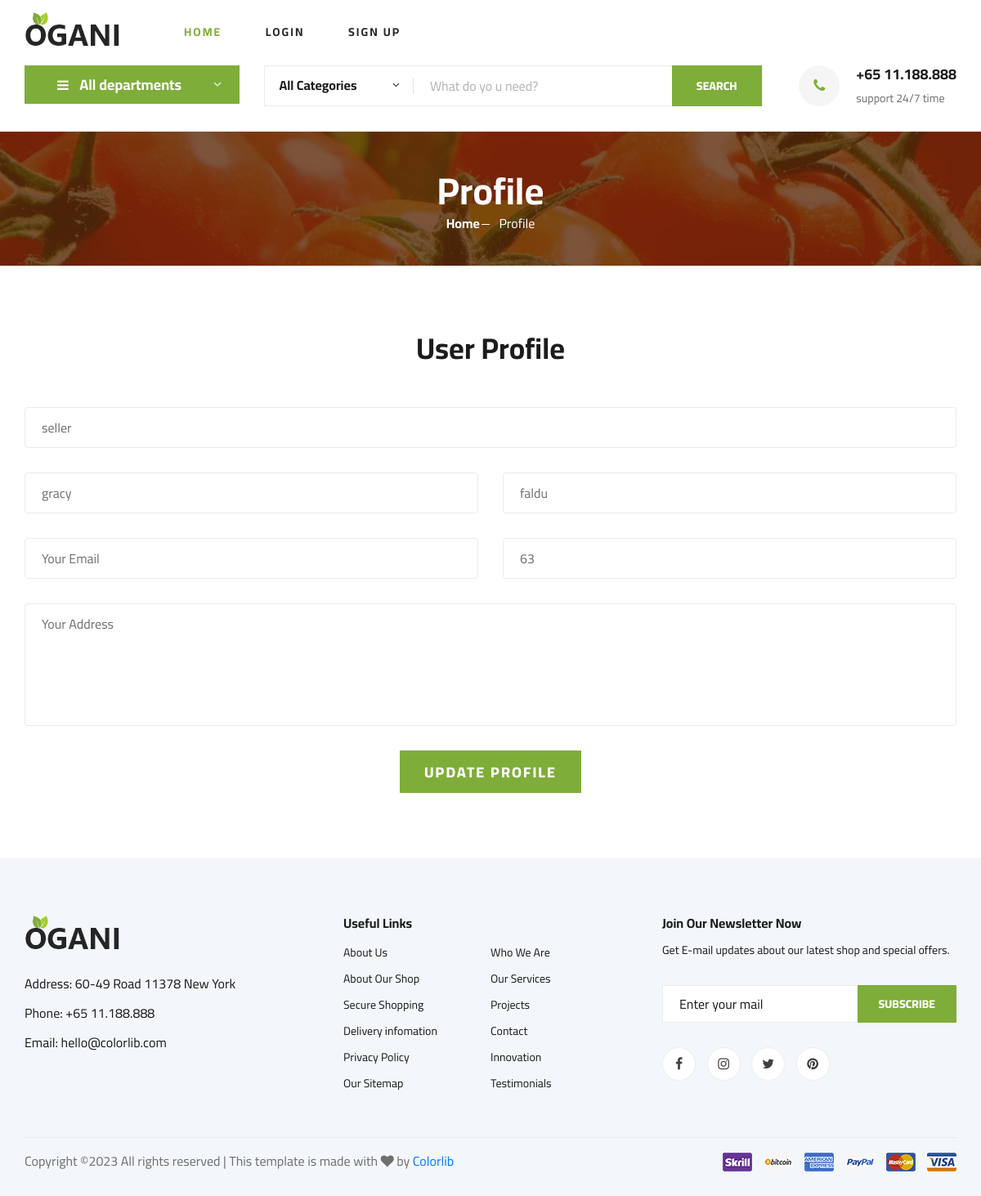
Screenshot of /profile/ (signed in) with the database file from the repository.
### myapp/models.py (models this page shows, shortened)
class User(models.Model):
    fname=models.CharField(max_length=100)
    lname=models.CharField(max_length=100)
    email=models.EmailField()
    mobile=models.PositiveIntegerField()
    address=models.TextField()
    password=models.CharField(max_length=100)
    usertype=models.CharField(max_length=100,default="buyer")

### myapp/views.py (the view)
# urls.py: path('profile/',views.profile,name="profile"),
def profile(request):
	user=User.objects.get(email=request.session['email'])
	if request.method=="POST":
		user.usertype=request.POST['usertype']
		user.fname=request.POST['fname']
		user.lname=request.POST['lname']
		user.mobile=request.POST['mobile']
		user.address=request.POST['address']
		user.save()
		msg="User Profile Updated Successfully"
		if user.usertype=="buyer":
			return render(request,'profile.html',{'user':user,'msg':msg})
		else:
			return render(request,'seller-profile.html',{'user':user,'msg':msg})
	else:
		if user.usertype=="buyer":
			return render(request,'profile.html',{'user':user})
		else:
			return render(request,'seller-profile.html',{'user':user})

### myapp/templates/seller-profile.html (shortened to what this page needs)
{% extends 'seller-header.html' %}
{% load static %}
{% block content %}
<!DOCTYPE html>
<html lang="zxx">
<head>
</head>
<body>
    <section class="breadcrumb-section set-bg" data-setbg="{% static 'img/breadcrumb.jpg' %}">
        <div class="container">
            <div class="row">
                <div class="col-lg-12 text-center">
                    <div class="breadcrumb__text">
                        <h2>Profile</h2>
                        <div class="breadcrumb__option">
                            <a href="{% url 'seller-index' %}">Home</a>
                            <span>Profile</span>
                        </div>
                    </div>
                </div>
            </div>
        </div>
    </section>
    <div class="contact-form spad">
        <div class="container">
            <div class="row">
                <div class="col-lg-12">
                    <div class="contact__form__title">
                        <h2>User Profile</h2>
                    </div>
                </div>
            </div>
            <form action="{% url 'profile' %}" method="post">
                <div class="row">
                    <div class="col-lg-12 col-md-12">
                        <input type="text" name="usertype" placeholder="Your User Type" value="{{user.usertype}}">
                    </div>
                    <div class="col-lg-6 col-md-6">
                        <input type="text" name="fname" placeholder="Your First Name" value="{{user.fname}}">
                    </div>
                    <div class="col-lg-6 col-md-6">
                        <input type="text" name="lname" placeholder="Your Last Name" value="{{user.lname}}">
                    </div>
                    <div class="col-lg-6 col-md-6">
                        <input type="email" name="email" placeholder="Your Email" value="{{user.email}}" readonly>
                    </div>
                    <div class="col-lg-6 col-md-6">
                        <input type="tel" name="mobile" placeholder="Your Mobile Number" value="{{user.mobile}}">
                    </div>
                    <div class="col-lg-12 col-md-6">
                        <textarea name="address" placeholder="Your Address">{{user.address}}</textarea>
                    </div>
                    <div class="col-lg-12 text-center">
                        <button type="submit" class="site-btn">Update Profile</button>
                    </div>
                </div>
            </form>
        </div>
    </div>
</body>
</html>
{% endblock %}

### myapp/static/css/style.css (style rules this page uses)
html, body { height: 100%; font-family: "Cairo", sans-serif; -webkit-font-smoothing: antialiased; font-smoothing: antialiased; }
h1, h2, h3, h4, h5, h6 { margin: 0; color: #111111; font-weight: 400; font-family: "Cairo", sans-serif; }
h2 { font-size: 36px; }
.set-bg { background-repeat: no-repeat; background-size: cover; background-position: top center; }
.spad { padding-top: 100px; padding-bottom: 100px; }
.site-btn { font-size: 14px; color: #ffffff; font-weight: 800; text-transform: uppercase; display: inline-block; padding: 13px 30px 12px; background: #7fad39; border: none; }
.breadcrumb-section { display: flex; align-items: center; padding: 45px 0 40px; }
.breadcrumb__text h2 { font-size: 46px; color: #ffffff; font-weight: 700; }
.breadcrumb__option a { display: inline-block; font-size: 16px; color: #ffffff; font-weight: 700; margin-right: 20px; position: relative; }
.breadcrumb__option a:after { position: absolute; right: -12px; top: 13px; height: 1px; width: 10px; background: #ffffff; content: ""; }
.breadcrumb__option span { display: inline-block; font-size: 16px; color: #ffffff; }
.contact__form__title { margin-bottom: 50px; text-align: center; }
.contact__form__title h2 { color: #1c1c1c; font-weight: 700; }
.contact-form { padding-top: 80px; padding-bottom: 80px; }
.contact-form form input { width: 100%; height: 50px; font-size: 16px; color: #6f6f6f; padding-left: 20px; margin-bottom: 30px; border: 1px solid #ebebeb; border-radius: 4px; }
.contact-form form input::placeholder { color: #6f6f6f; }
.contact-form form textarea { width: 100%; height: 150px; font-size: 16px; color: #6f6f6f; padding-left: 20px; margin-bottom: 24px; border: 1px solid #ebebeb; border-radius: 4px; padding-top: 12px; resize: none; }
.contact-form form textarea::placeholder { color: #6f6f6f; }
.contact-form form button { font-size: 18px; letter-spacing: 2px; }
@media only screen and (min-width: 1200px) { .container { max-width: 1170px; } }

### rows the page displays
User: usertype "seller", fname "gracy", lname "faldu", mobile "63"
